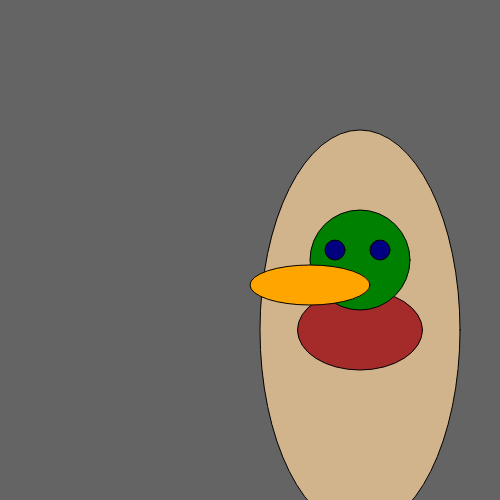
Frame 1 (no input)
Frame 60 (no input): identical to frame 1, image omitted
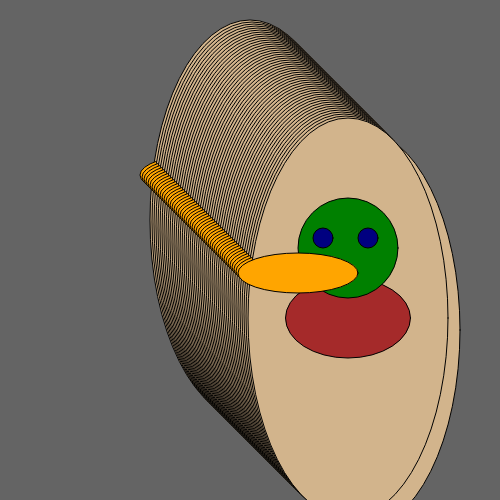
Frame 120 (the mouse pressed at the canvas centre since frame 60)

The p5.js sketch that drew these frames (run headless with seeded random() and noise() and a simulated clock; from frame 60 on, the mouse is pressed at the canvas centre):

// p5.js sketch
// ── sketch.js
var blinkNumber = 0;
 
function setup() {
  createCanvas(500, 500);
}

function draw() {
  blinkNumber+= 1;
  background(100);
  duck(110, 110, 1);
  
  if (mouseIsPressed) {
    for (var i=0; i < 50; i++) {
      duck(i*2,i*2, 1);
  }
  }
  
}

function hat (xVar, yVar){
  fill("navy");
  ellipse(xVar,yVar,75,20);
  fill("white");
  ellipse(xVar,yVar - 10, 15, 10);
}

function duck(xVar, yVar, scaleVar){
  push();
  translate(xVar,yVar);
    scale(scaleVar, scaleVar);

  fill("tan");
  ellipse(250, 220, 200, 400);
  //duck body
  fill("brown");
  ellipse(250, 220, 125, 80);
  //duck head
  fill("green");
  ellipse(250, 150, 100, 100);
  //left duck eye
  fill("navy");
  ellipse(225, 140, 20, 20);
  //right duck eye
  fill("navy");
  ellipse(270, 140, 20, 20);
  
  if (blinkNumber > 20 && blinkNumber < 50){
  //left duck eye blink
  fill("white");
  ellipse(225, 140, 20, 20);
  //right duck eye blink
  fill("white");
  ellipse(270, 140, 20, 20);
  
  if (mouseIsPressed)
  hat(xVar + 150, yVar);
  
  }
  
  if (blinkNumber > 50) {
    blinkNumber = 0; 
  
  }
  
  //beak
  fill("orange");
  ellipse(200, 175, 120, 40);
  
  pop();
}
